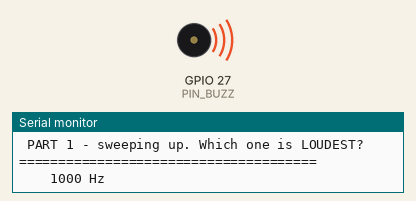
This sketch was run on a simulated ESP32. Shown: buzzer (waves = sounding), the last lines printed to the serial monitor.

Above: at 0.6 s.
At 15.2 s:
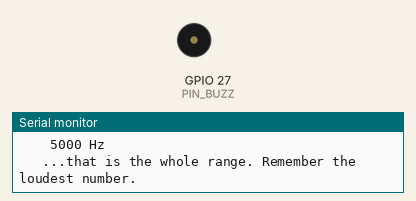
Timing chart, 0 to 17.6 s (numbered marks = the images above):
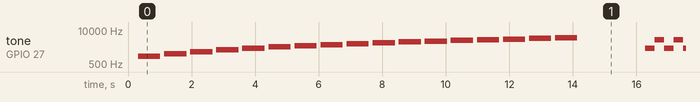

Measured:
- by itself, tone on GPIO 27 (PIN_BUZZ): plays 1000 Hz for 0.70 s, 1250 Hz for 0.70 s, 1500 Hz for 0.70 s, 1750 Hz for 0.70 s, 2000 Hz for 0.70 s, 2250 Hz for 0.70 s … (1000 notes in this stretch)

The sketch:

SirenTest.ino
```cpp
/*
  SirenTest.ino — find the LOUDEST note this buzzer can make, then wail.

  Why this exists: a passive piezo buzzer has a RESONANT frequency. At
  that exact pitch the disc flexes furthest and it is far louder - the
  same 3.3V, several times the noise. Every buzzer's peak is different,
  so we sweep and let your EARS find it. No meter needed.

  ------------------------------------------------------------------
  WIRING (same as BuzzTest)
  ------------------------------------------------------------------
     buzzer VCC (or +)  ->  3V3      <-- try 5V too, see LOUDER below
     buzzer GND (or -)  ->  GND
     buzzer I/O (or S)  ->  GPIO 27

  !! Breadboard rails are SPLIT in the middle - keep both taps on the
  !! same half, GND on the blue rail only.
  ------------------------------------------------------------------

  HOW TO USE IT
  1. Upload, open Serial Monitor @115200, and LISTEN.
  2. PART 1 walks up the scale, announcing every frequency as it plays
     it. One of them will jump out as clearly louder and more piercing
     than its neighbours. THAT is resonance.
  3. Note that number and tell me - it becomes the siren's real pitch.
  4. PART 2 then wails using the presets below so you can hear what the
     finished alarm will sound like.

  LOUDER STILL (try in this order)
  - Move buzzer VCC from 3V3 to 5V. More volts = more swing = louder.
    Safe for these modules; the signal pin stays 3.3V either way.
  - Get it OUT of the breadboard when judging - a piezo sitting in
    plastic is muffled. In the real box it wants a hole in front of it.
  - Do NOT cover the little vent hole on top of the buzzer.
*/

#define PIN_BUZZ 27

// PART 2 presets — SET FROM THE BENCH: the PART 1 sweep found 4250Hz to
// be this buzzer's loudest note (its resonant peak), so that is the high
// note. These now match the real alarm in LiveDashboardNext.
uint16_t WAIL_LO = 2000;
uint16_t WAIL_HI = 4250;

// PART 1 sweep range
const uint16_t SWEEP_FROM = 1000;
const uint16_t SWEEP_TO   = 5000;
const uint16_t SWEEP_STEP = 250;
const uint16_t HOLD_MS    = 700;   // long enough to judge each note

void quiet() {
  noTone(PIN_BUZZ);
  pinMode(PIN_BUZZ, OUTPUT);
  digitalWrite(PIN_BUZZ, LOW);
}

void banner(const char* what) {
  Serial.println();
  Serial.println("======================================");
  Serial.printf (" %s\n", what);
  Serial.println("======================================");
}

void setup() {
  Serial.begin(115200);
  delay(300);
  Serial.println();
  Serial.println("======================================");
  Serial.println(" SirenTest - find the loudest note");
  Serial.printf (" buzzer on GPIO %d\n", PIN_BUZZ);
  Serial.println(" LISTEN for the note that jumps out");
  Serial.println("======================================");
  pinMode(PIN_BUZZ, OUTPUT);
  quiet();
}

void loop() {
  // ---------- PART 1: which note is loudest? ----------
  banner("PART 1 - sweeping up. Which one is LOUDEST?");
  for (uint16_t f = SWEEP_FROM; f <= SWEEP_TO; f += SWEEP_STEP) {
    Serial.printf("   %5u Hz %s\n", f,
                  (f >= 2500 && f <= 4500) ? "  <- peak usually lives here" : "");
    tone(PIN_BUZZ, f);
    delay(HOLD_MS);
    quiet();
    delay(120);            // gap so each note is judged on its own
  }

  Serial.println();
  Serial.println("   ...that is the whole range. Remember the loudest number.");
  delay(2000);

  // ---------- PART 2: what the real alarm will sound like ----------
  banner("PART 2 - wail demo (two-tone yelp)");
  Serial.printf("   alternating %u Hz / %u Hz\n", WAIL_LO, WAIL_HI);
  for (int i = 0; i < 6; i++) {
    tone(PIN_BUZZ, WAIL_LO);  delay(300);
    tone(PIN_BUZZ, WAIL_HI);  delay(300);
  }
  quiet();
  delay(600);

  banner("PART 2b - rising sweep siren (the classic)");
  for (int r = 0; r < 3; r++) {
    for (uint16_t f = WAIL_LO; f <= WAIL_HI; f += 40) {
      tone(PIN_BUZZ, f);
      delay(8);
    }
  }
  quiet();

  banner("...5s of peace, then it all runs again");
  delay(5000);
}
```
